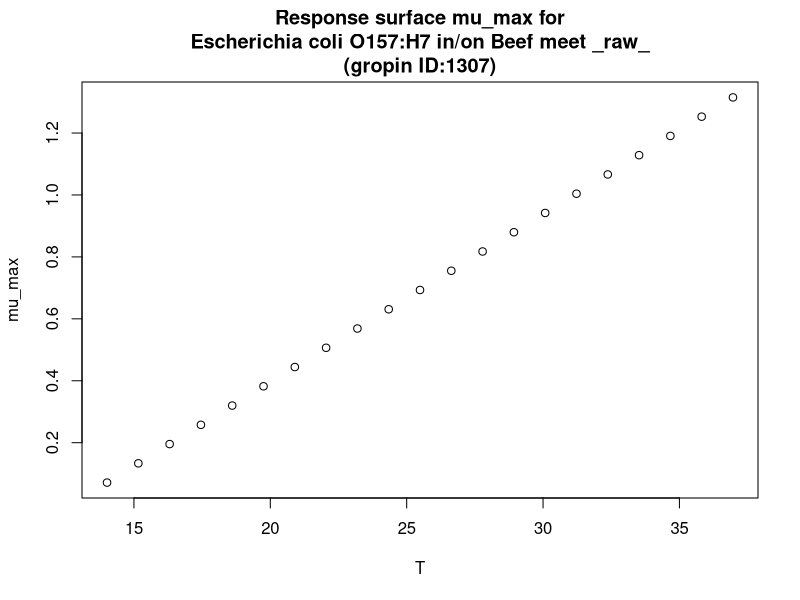

This chart was generated by the following R code:
#############################
# start of Parameter script
#############################
T <- seq(14.014,36.963036963037,length.out=21)
#############################
# end of Parameter script
#############################
############################# 
# start of Model script Gropin ID 1307 
#############################
 
# constant coefficients for this model
 
variables <- data.frame(T)
argumentsPar <- expand.grid(variables)
 
# heart of the model
response_surface <- function(T) {
   mumax <-0.0542*(T-12.7)

return(mumax=mumax)
} 

# output parameters
mumax <- cbind(argumentsPar,response_surface(argumentsPar['T']))
colnames(mumax) <- c(colnames(argumentsPar),'mumax')
#############################
# End of Model script
#############################
############################# 
# start of Visualisation script Gropin ID 1307 
#############################
plot(T,mumax$mumax,
                          xlab='T',
                          ylab='mu_max',main='Response surface mu_max for
Escherichia coli O157:H7 in/on Beef meet _raw_
(gropin ID:1307)')
#############################
# End of Visualisation script
#############################
